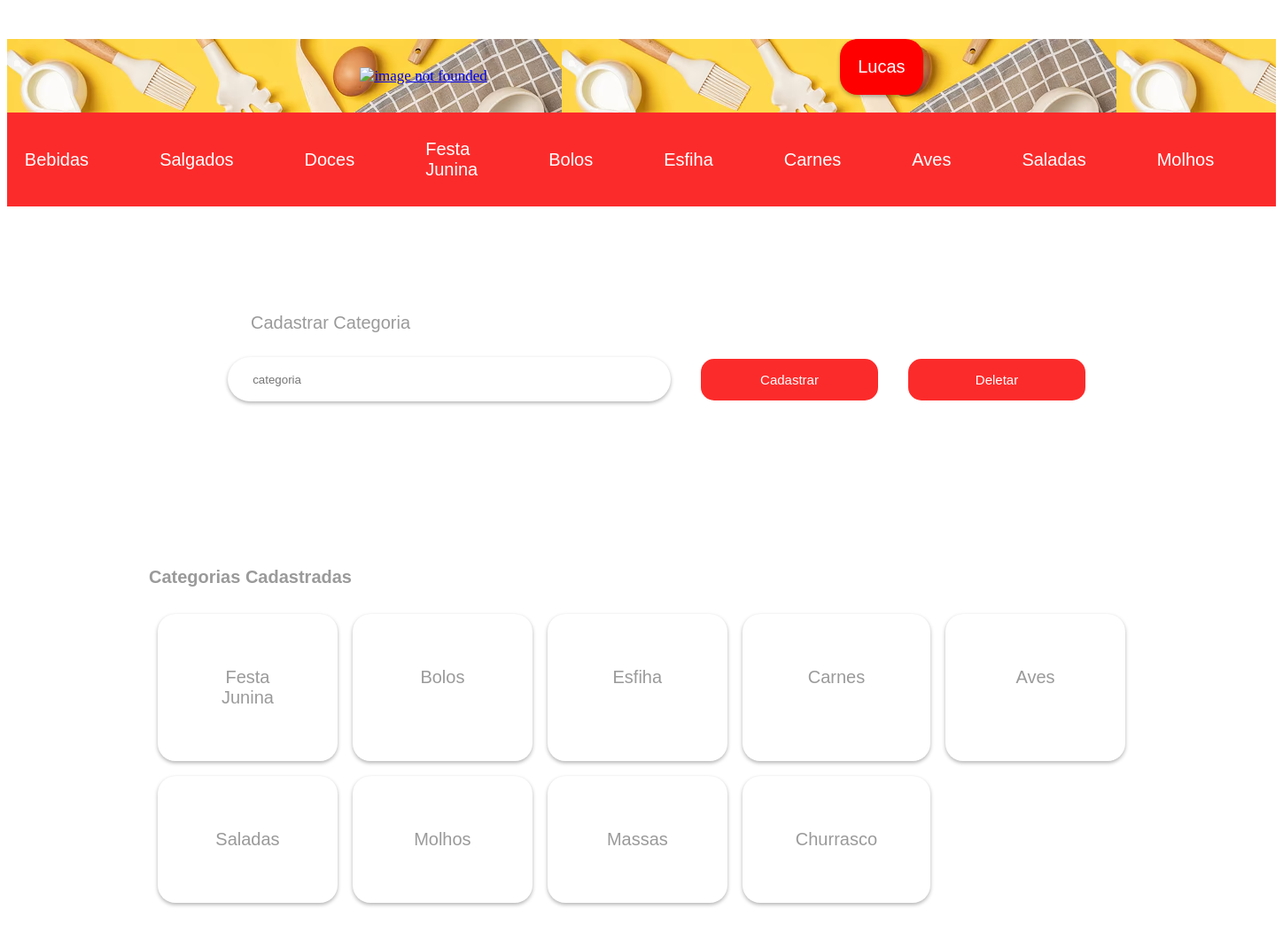
Screenshot of /cadastro-categoria.php (signed in) with the database file from the repository.
### tables this page shows
CREATE TABLE `categorias` (
  `user_id` varchar(30) NOT NULL,
  `categoria` varchar(50) NOT NULL
);

### functions.php (called while the page is built, shortened)
<?php
require_once "banco.php";
   function validarUsuario(){
       require_once "header.php";
       }
        function GetAllCategoria($user){
           $categoria =  fetchUserCategoria($user);
             return $categoria;
        }
        function getAllCategorias(){
           $result = featchTodasAsCategorias();
           return $result;
        }
?>

### head.php (called while the page is built, shortened)
<?php
     $usuario = $_SESSION['usuario'] ?? null;
?>

### cadastro-categoria.php (the view, shortened to what this page needs)
<?php
   require_once "functions.php";
   validarUsuario();
?>
<!DOCTYPE html>
<html lang="en">
<head>
    <link rel="stylesheet" href="style.css">
</head>
<body>
<?php
require_once "form-cadastrarCategoria.php";
require_once "banco.php";
require_once "functions.php";
require_once "head.php";
$usuario = $_SESSION['usuario'];
?>
<h1 class="categoriasTitule">Categorias Cadastradas</h1>
<div class="categorias-cadastradas">
    <?php
        $categoria = GetAllCategoria($usuario);
        if ($categoria != false) {
            foreach ($categoria as $categorias) {
                echo '<div class="categories" value="' . htmlspecialchars($categorias['categoria']) . '">';
                echo '<div class="category-content">' . htmlspecialchars($categorias['categoria']) . '</div>';
                echo '</div>';
            }
        }
        ?>
</div>
</body>
</html>

### header.php (shortened to what this page needs)
<header>
    <div>
        <div class="cabecalho">
            <div>
                <a href="index.php"><img class="logo"
                    src="https://encrypted-tbn0.gstatic.com/images?q=tbn:ANd9GcQE13zAlmPuC9YmevJRJ4VJV0tSE9cpjM4KOg&s"
                    alt="image not founded"></a>
            </div>
            <div>
                <?php
                        require_once "navigation.php"; require_once "head.php";?>
                <div>
                    <button class="interacaoUsuario" onclick="displayMenu()">
                        <?php echo isset($usuario) ? htmlspecialchars($usuario) : 'Usuário'; ?></button>
                </div>
            </div>
        </div>
        <div class="menuCategorias">
            <?php require_once "functions.php";
                                $count = 0;
                                $max_count  = 10;
                                    $fetch = getAllCategorias();
                                    if($fetch != false){
                                        foreach($fetch as $featch){
                                            if($count >= $max_count){
                                                break;
                                            }
                                            $categoria = urlencode($featch['categoria']);
                                            $url = "receitasPorCategoria.php?categoria={$categoria}";
                                                echo "<div class='categorias'>";
                                                echo "<a href='{$url}' class='categoria-link'>" . htmlspecialchars($featch['categoria']) . "</a>";
                                            $count++;
                                        }
                                    }
                                ?>
            <a href="todasAsReceitas.php" class="categoria-link">Todas as categorias</a>
        </div>
    </div>
</header>

### style.css (style rules this page uses)
body { font-size: 16px; }
@media screen and (min-width: 1201px) { body { font-size: 17px; } }

### header.php (style rules this page uses)
.cabecalho { background-image: url("img/fundo-cabecalho.png"); display: flex; align-items: center; justify-content: space-evenly; }
.logo { align-items: left; width: auto; height: auto; margin: 0; }
.interacaoUsuario { background-color: white; border: none; padding: 1em; box-shadow: 0 2px 4px 0 rgba(0, 0, 0, .3); font-size: 16px; transition: 300ms ease-in-out; margin-bottom: 1em; font-size: 20px; border-radius: 1em; background-color: red; color: white; }
.menuCategorias { display: flex; gap: 1em; align-items: center; background-color: rgb(56, 66, 210); padding: 0.5em 0; justify-content: center; font-size: 20px; background-color: rgb(252, 43, 43); width: 100%; }
.categorias { display: flex; align-items: center; gap: 2em; }
.categoria-link { text-decoration: none; color: white; font-family: Arial, Helvetica, sans-serif; padding: 1em; transition: 300ms ease-in-out; border-radius: 1em; }

### cadastro-categoria.php (style rules this page uses)
.categorias-cadastradas { display: grid; grid-template-columns: repeat(5, 1fr); justify-content: center; gap: 1em; padding: 1em 10em; }
.categories { padding: 3em; background-color: white; justify-content: center; text-align: center; color:rgb(154, 154, 154); box-shadow: 0 2px 4px 0 rgba(0, 0, 0, .3); border-radius: 1em; transition: 300ms ease-in-out; font-family: Arial, Helvetica, sans-serif; font-size: 20px; }
.categoriasTitule { font-family: Arial, Helvetica, sans-serif; margin-left: 8em; font-size: 20px; color:rgb(154, 154, 154); }

### rows the page displays
categorias: categoria "Bebidas"
categorias: categoria "Salgados"
categorias: categoria "Doces"
categorias: categoria "Festa Junina"
categorias: categoria "Bolos"
categorias: categoria "Esfiha"
categorias: categoria "Carnes"
categorias: categoria "Aves"
categorias: categoria "Saladas"
categorias: categoria "Molhos"
categorias: categoria "Massas"
categorias: categoria "Churrasco"

### other values shown
$usuario "Lucas"
